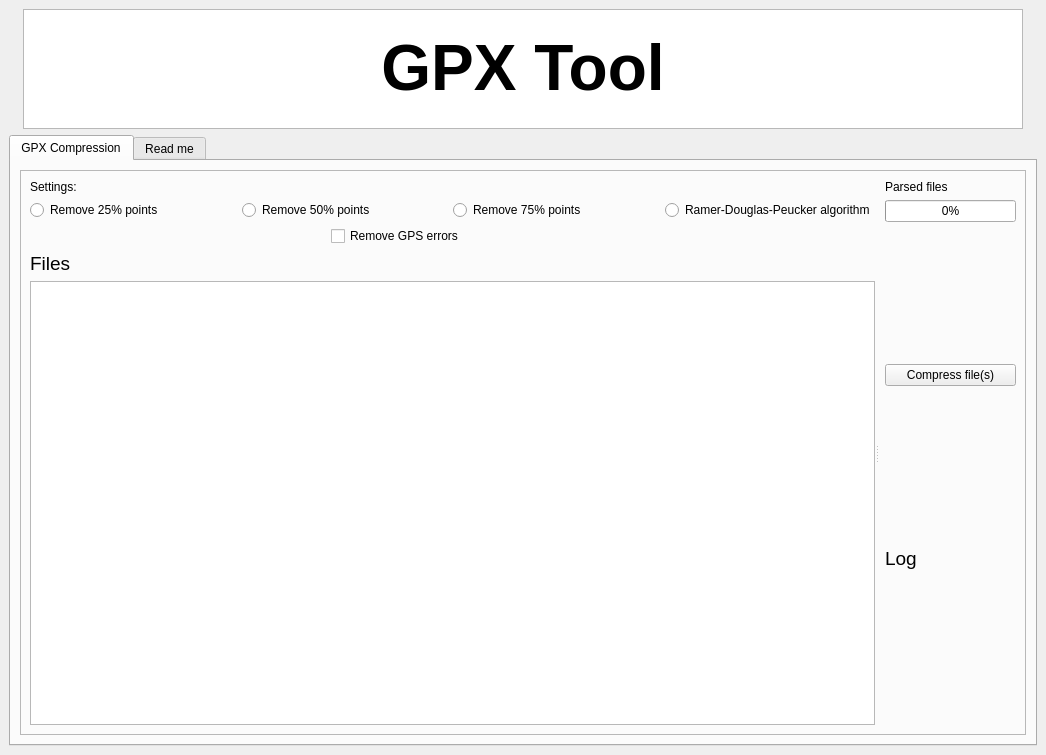
<?xml version="1.0" encoding="UTF-8"?>
<ui version="4.0">
 <class>MainWindow</class>
 <widget class="QMainWindow" name="MainWindow">
  <property name="geometry">
   <rect>
    <x>0</x>
    <y>0</y>
    <width>1046</width>
    <height>755</height>
   </rect>
  </property>
  <property name="windowTitle">
   <string/>
  </property>
  <property name="windowIcon">
   <iconset>
    <normaloff>../../logo.png</normaloff>../../logo.png</iconset>
  </property>
  <widget class="QWidget" name="centralwidget">
   <layout class="QGridLayout" name="gridLayout_2">
    <item row="0" column="8">
     <layout class="QHBoxLayout" name="horizontalLayout">
      <item>
       <widget class="QTextBrowser" name="textBrowser">
        <property name="maximumSize">
         <size>
          <width>1000</width>
          <height>120</height>
         </size>
        </property>
        <property name="html">
         <string>&lt;!DOCTYPE HTML PUBLIC &quot;-//W3C//DTD HTML 4.0//EN&quot; &quot;http://www.w3.org/TR/REC-html40/strict.dtd&quot;&gt;
&lt;html&gt;&lt;head&gt;&lt;meta name=&quot;qrichtext&quot; content=&quot;1&quot; /&gt;&lt;style type=&quot;text/css&quot;&gt;
p, li { white-space: pre-wrap; }
&lt;/style&gt;&lt;/head&gt;&lt;body style=&quot; font-family:'Ubuntu'; font-size:11pt; font-weight:400; font-style:normal;&quot;&gt;
&lt;p style=&quot; margin-top:0px; margin-bottom:0px; margin-left:0px; margin-right:0px; -qt-block-indent:0; text-indent:0px;&quot;&gt;                    &lt;/p&gt;
&lt;p align=&quot;center&quot; style=&quot; margin-top:0px; margin-bottom:0px; margin-left:0px; margin-right:0px; -qt-block-indent:0; text-indent:0px;&quot;&gt;&lt;span style=&quot; font-family:'Sans Serif'; font-size:48pt; font-weight:704;&quot;&gt;GPX Tool&lt;/span&gt;&lt;/p&gt;&lt;/body&gt;&lt;/html&gt;</string>
        </property>
       </widget>
      </item>
     </layout>
    </item>
    <item row="2" column="8">
     <widget class="QTabWidget" name="tabs">
      <property name="minimumSize">
       <size>
        <width>0</width>
        <height>0</height>
       </size>
      </property>
      <property name="autoFillBackground">
       <bool>false</bool>
      </property>
      <property name="currentIndex">
       <number>0</number>
      </property>
      <widget class="QWidget" name="tab_1">
       <attribute name="title">
        <string>GPX Compression</string>
       </attribute>
       <layout class="QGridLayout" name="gridLayout">
        <item row="0" column="0">
         <layout class="QGridLayout" name="gridLayout_3" columnstretch="0">
          <item row="0" column="0">
           <widget class="QFrame" name="frame">
            <property name="frameShape">
             <enum>QFrame::StyledPanel</enum>
            </property>
            <property name="frameShadow">
             <enum>QFrame::Raised</enum>
            </property>
            <layout class="QGridLayout" name="gridLayout_4">
             <item row="0" column="0">
              <widget class="QSplitter" name="splitter">
               <property name="orientation">
                <enum>Qt::Horizontal</enum>
               </property>
               <widget class="QWidget" name="layoutWidget">
                <layout class="QVBoxLayout" name="verticalLayout_4">
                 <item>
                  <widget class="QLabel" name="label_10">
                   <property name="text">
                    <string>Settings:</string>
                   </property>
                  </widget>
                 </item>
                 <item>
                  <layout class="QVBoxLayout" name="verticalLayout_2">
                   <item>
                    <layout class="QHBoxLayout" name="horizontalLayout_6">
                     <item>
                      <widget class="QRadioButton" name="radio_button_remove_25">
                       <property name="text">
                        <string>Remove 25% points</string>
                       </property>
                      </widget>
                     </item>
                     <item>
                      <widget class="QRadioButton" name="radio_button_remove_50">
                       <property name="text">
                        <string>Remove 50% points</string>
                       </property>
                      </widget>
                     </item>
                     <item>
                      <widget class="QRadioButton" name="radio_button_remove_75">
                       <property name="text">
                        <string>Remove 75% points</string>
                       </property>
                      </widget>
                     </item>
                     <item>
                      <widget class="QRadioButton" name="radio_button_RDP">
                       <property name="text">
                        <string>Ramer-Douglas-Peucker algorithm</string>
                       </property>
                      </widget>
                     </item>
                    </layout>
                   </item>
                   <item>
                    <layout class="QHBoxLayout" name="horizontalLayout_4">
                     <item>
                      <widget class="QCheckBox" name="checkbox_remove_GPS_errors">
                       <property name="minimumSize">
                        <size>
                         <width>121</width>
                         <height>0</height>
                        </size>
                       </property>
                       <property name="maximumSize">
                        <size>
                         <width>242</width>
                         <height>16777215</height>
                        </size>
                       </property>
                       <property name="text">
                        <string>Remove GPS errors</string>
                       </property>
                      </widget>
                     </item>
                    </layout>
                   </item>
                   <item>
                    <layout class="QHBoxLayout" name="horizontalLayout_5"/>
                   </item>
                  </layout>
                 </item>
                 <item>
                  <widget class="QLabel" name="label_6">
                   <property name="text">
                    <string>
                                          &lt;html&gt;&lt;head/&gt;&lt;body&gt;&lt;p&gt;&lt;span
                                          style=&quot;
                                          font-size:14pt;&quot;&gt;Files&lt;/span&gt;&lt;/p&gt;&lt;/body&gt;&lt;/html&gt;</string>
                   </property>
                  </widget>
                 </item>
                 <item>
                  <widget class="QTreeView" name="treeView"/>
                 </item>
                </layout>
               </widget>
               <widget class="QWidget" name="layoutWidget">
                <layout class="QVBoxLayout" name="verticalLayout_3">
                 <item>
                  <layout class="QFormLayout" name="formLayout_5">
                   <item row="0" column="1">
                    <widget class="QLabel" name="progress_bar_label">
                     <property name="text">
                      <string>Parsed files</string>
                     </property>
                    </widget>
                   </item>
                   <item row="1" column="1">
                    <widget class="QProgressBar" name="fileProgressBar">
                     <property name="value">
                      <number>0</number>
                     </property>
                    </widget>
                   </item>
                  </layout>
                 </item>
                 <item>
                  <layout class="QFormLayout" name="formLayout_4">
                   <item row="2" column="1">
                    <widget class="QPushButton" name="button_compress_files">
                     <property name="text">
                      <string>Compress file(s)</string>
                     </property>
                    </widget>
                   </item>
                  </layout>
                 </item>
                 <item>
                  <layout class="QFormLayout" name="log">
                   <item row="0" column="1">
                    <widget class="QLabel" name="label_7">
                     <property name="text">
                      <string>
                                              &lt;html&gt;&lt;head/&gt;&lt;body&gt;&lt;p&gt;&lt;span
                                              style=&quot;
                                              font-size:14pt;&quot;&gt;Log&lt;/span&gt;&lt;/p&gt;&lt;/body&gt;&lt;/html&gt;</string>
                     </property>
                    </widget>
                   </item>
                  </layout>
                 </item>
                </layout>
               </widget>
              </widget>
             </item>
            </layout>
           </widget>
          </item>
         </layout>
        </item>
       </layout>
      </widget>
      <widget class="QWidget" name="tab">
       <property name="enabled">
        <bool>true</bool>
       </property>
       <attribute name="title">
        <string>Read me</string>
       </attribute>
       <layout class="QGridLayout" name="gridLayout_10">
        <item row="0" column="0">
         <layout class="QGridLayout" name="gridLayout_5">
          <item row="0" column="0">
           <widget class="QFrame" name="frame_2">
            <property name="frameShape">
             <enum>QFrame::StyledPanel</enum>
            </property>
            <property name="frameShadow">
             <enum>QFrame::Raised</enum>
            </property>
            <layout class="QGridLayout" name="gridLayout_11">
             <item row="0" column="0">
              <widget class="QTextEdit" name="textEdit"/>
             </item>
            </layout>
           </widget>
          </item>
         </layout>
        </item>
       </layout>
      </widget>
     </widget>
    </item>
   </layout>
  </widget>
  <action name="actionExporter_les_r_sultats">
   <property name="text">
    <string>Export results</string>
   </property>
  </action>
 </widget>
 <resources/>
 <connections/>
</ui>
